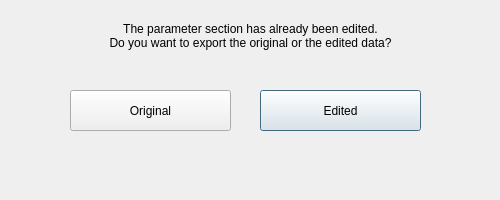
<?xml version="1.0" encoding="UTF-8"?>
<ui version="4.0">
 <class>DatSelectionDialog</class>
 <widget class="QDialog" name="DatSelectionDialog">
  <property name="geometry">
   <rect>
    <x>0</x>
    <y>0</y>
    <width>500</width>
    <height>200</height>
   </rect>
  </property>
  <property name="maximumSize">
   <size>
    <width>500</width>
    <height>200</height>
   </size>
  </property>
  <property name="windowTitle">
   <string>DatSelectionDialog</string>
  </property>
  <widget class="QLabel" name="label">
   <property name="geometry">
    <rect>
     <x>20</x>
     <y>0</y>
     <width>461</width>
     <height>71</height>
    </rect>
   </property>
   <property name="text">
    <string>The parameter section has already been edited.
Do you want to export the original or the edited data?</string>
   </property>
   <property name="alignment">
    <set>Qt::AlignCenter</set>
   </property>
  </widget>
  <widget class="QPushButton" name="EditedBtn">
   <property name="geometry">
    <rect>
     <x>260</x>
     <y>90</y>
     <width>161</width>
     <height>41</height>
    </rect>
   </property>
   <property name="text">
    <string>Edited</string>
   </property>
  </widget>
  <widget class="QPushButton" name="OriginalBtn">
   <property name="geometry">
    <rect>
     <x>70</x>
     <y>90</y>
     <width>161</width>
     <height>41</height>
    </rect>
   </property>
   <property name="text">
    <string>Original</string>
   </property>
  </widget>
 </widget>
 <resources/>
 <connections>
  <connection>
   <sender>EditedBtn</sender>
   <signal>clicked()</signal>
   <receiver>DatSelectionDialog</receiver>
   <slot>Edited_Select()</slot>
   <hints>
    <hint type="sourcelabel">
     <x>320</x>
     <y>150</y>
    </hint>
    <hint type="destinationlabel">
     <x>231</x>
     <y>88</y>
    </hint>
   </hints>
  </connection>
  <connection>
   <sender>OriginalBtn</sender>
   <signal>clicked()</signal>
   <receiver>DatSelectionDialog</receiver>
   <slot>Original_Select()</slot>
   <hints>
    <hint type="sourcelabel">
     <x>140</x>
     <y>150</y>
    </hint>
    <hint type="destinationlabel">
     <x>231</x>
     <y>88</y>
    </hint>
   </hints>
  </connection>
 </connections>
 <slots>
  <slot>Edited_Select()</slot>
  <slot>Original_Select()</slot>
 </slots>
</ui>
